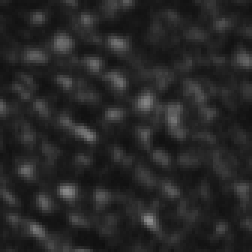
%> input picture Cone Counting Distribution Edition v0p36/etc/MT025aODbaseline1_002_103 ref 60_7.19deg N0.17deg I.tif, 84 x 84 px (shown 3 times larger)
$ octave --eval "result = fit_fourier_spacing_median;"   (GNU Octave 9; MATLAB toolbox functions it lacks are replaced by stand-ins)
%> lines starting %> are read from the running program, lines starting %| are printed output that depends on the picture; in (x1, y1, x2, y2) boxes, pixels count from 0 and x2, y2 are one past the last pixel; in counts of white or black regions, pixels touching at a corner belong together; the program's own positions count from 1
### DFT-Based-Spacing/imcart2pseudopolar.m
function [ pseudoim, maxrho ] = imcart2pseudopolar( im, rhoSampling, thetaSampling , location, method, rhostart )
%FUNCTION [ pseudoim ] = imcart2pseudopolar( im, rhoSampling, thetaSampling )
%   Robert Cooper
%
% This function takes in an image and converts it to pseudopolar, where
% Rho (the radius) is as long as half of the shortest side of the image,
% and Theta is sampled every other degree (by default)
%
% Change rhoUpsampling and thetaSampling to increase/decrease the sampling of the image.
% If you wish to upsample, then lower the *Sampling.
% If you wish to downsample, then raise the *Sampling.

if ~exist('rhostart','var') || isempty(rhostart)
     rhostart =0;
end

if ~exist('rhoSampling','var') || isempty(rhoSampling)
     rhoSampling =1;
end

if ~exist('thetaSampling','var') || isempty(thetaSampling)
     thetaSampling =1;
end

if ~exist('method','var') || isempty(method)
     method ='linear';
end

if ~exist('location','var') || isempty(location)
     location = [floor(size(im,2)/2)+1 floor(size(im,1)/2)+1];
end

im = double(im);
im(isnan(im)) = 0;
%%
[X, Y]= meshgrid( 1:size(im,2), 1:size(im,1) );

rho = rhostart:rhoSampling: floor(min(size(im))/2)-1;
theta_step = thetaSampling*2*pi/360;
theta = 0: theta_step: 2*pi-theta_step;

[R,T] = meshgrid(rho,theta);

[Rx, Ty] = pol2cart(T,R);

Rx = Rx + location(1);
Ty = Ty + location(2);

pseudoim = interp2(X,Y,im,Rx,Ty,method);

pseudoim(isnan(pseudoim)) = 0;
maxrho = max(rho);
% imagesc( pseudoim ); colormap gray; axis image;
end

### DFT-Based-Spacing/fit_fourier_spacing_median.m
function [avg_pixel_spac, interped_spac_med_map, interped_conf_med_map, sum_map, imbox ] = fit_fourier_spacing_median(test_image, roi_size, supersampling, row_or_cell, roi_step)
% FUNCTION [avg_pixel_spac, interped_spac_med_map, interped_conf_med_map, sum_map, imbox ] = fit_fourier_spacing_median(test_image, roi_size, supersampling, row_or_cell, roi_step)
%
%   This function operates similarly to the regular fit_fourier_spacing
%   code, *except* it calculates the spacing map and confidence maps using
%   a median of the surrounding values, instead of the average.
%
% #### Inputs:
%
% - **test_image**: The image that will be analyzed. The only requirement is that it is a 2d, grayscale (1 channel) image.
% - **roi_size**: The side length (in pixels) of a sliding roi window- The roi will march along the image you've provided at a rate of 1/roi_step the size of the ROI, creating a "map" of spacing of the image.
% - **supersampling**: If "true", then each roi will be super-sampled in accordance with: [Bernstein et al.](https://arxiv.org/pdf/1401.2636.pdf) before calculating the DFT-derived spacing.
% - **row_or_cell**: The range of angles from the polar DFT that will be used to calculate the DFT-derived spacing. If "row", then it will be the upper and lower 90 degrees of the DFT. If "cell", it will be the left and right 90 degrees.
% - **roi_step**: The step size of our sliding window. If undefined, it will default to 1/4 of the roi_size.
%
% #### Outputs:
%
% - **avg_pixel_spac**: The average spacing of the image.
% - **interped_spac_med_map**: The spacing map of the input image (in pixel spacing).
% - **interped_conf_med_map**: The confidence map of the input image.
% - **sum_map**: The map corresponding to the amount of ROI overlap across the output map.
% - **imbox**: The bounding region of valid (nonzero, NaN, or Inf) pixels.
%
%
% Copyright (C) 2019 Robert F Cooper
%
%     This program is free software: you can redistribute it and/or modify
%     it under the terms of the GNU General Public License as published by
%     the Free Software Foundation, either version 3 of the License, or
%     (at your option) any later version.
%
%     This program is distributed in the hope that it will be useful,
%     but WITHOUT ANY WARRANTY; without even the implied warranty of
%     MERCHANTABILITY or FITNESS FOR A PARTICULAR PURPOSE.  See the
%     GNU General Public License for more details.
%
%     You should have received a copy of the GNU General Public License
%     along with this program.  If not, see <http://www.gnu.org/licenses/>.
%
%

if ~exist('test_image','var') || isempty(test_image)
    [filename, pathname] = uigetfile('*.tif', 'Pick an image to segment');
%> the answer given: ../Cone Counting Distribution Edition v0p36/etc/MT025aODbaseline1_002_103 ref 60_7.19deg N0.17deg I.tif

    test_image = imread( fullfile(pathname, filename) );
%> test_image is the input picture: size 84x84 uint8; min 15, max 143, mean 38.6

end
% tic;
if size(test_image,3) >1
    test_image = test_image(:,:,1);
end
im_size = size(test_image);
%> im_size = [84 84]

if ~exist('roi_size','var')
    roi_size = im_size;
%> roi_size = [84 84]
end

if ~exist('supersampling','var')
    supersampling = false;
end

if ~exist('row_or_cell','var')
    row_or_cell = 'cell';
end

rstep = 6;
if ~exist('roi_step','var') && ~isa(roi_size, 'function_handle')
    roi_step = floor(roi_size/rstep);
%> roi_step = [14 14]
end
interped_spac_map=[];

imcomps = bwconncomp( imclose(test_image>0,ones(5)) );
imbox = regionprops(imcomps, 'BoundingBox');
%> imbox = 1 region; box (x1, y1, x2, y2): (0, 0, 84, 84)


boxsizes = zeros(size(imbox,1),1);
for i=1:size(imbox,1)
    boxsizes(i)= imbox(i).BoundingBox(3)*imbox(i).BoundingBox(4);
end
%> this loop made 1 pass
[~, maxsizeind]=max(boxsizes);
%> maxsizeind = 1
imbox = floor(imbox(maxsizeind).BoundingBox);
%> imbox = [0 0 84 84]

imbox(imbox<=0) = 1;
width_diff = im_size(2)-(imbox(1)+imbox(3));
%> width_diff = -1
if width_diff  < 0
    imbox(3) = imbox(3)+width_diff;
end
height_diff = im_size(1)-(imbox(2)+imbox(4));
%> height_diff = -1
if height_diff  < 0
    imbox(4) = imbox(4)+height_diff;
end

if any( im_size(1:2) <= roi_size)
    % Our roi size should always be divisible by 2 (for simplicity).
    if rem(max(roi_size),2) ~= 0
        roi_size = max(roi_size)-1;
    end

    % If our image is oblong and smaller than a default roi_size, then pad
    % it to be as large as the largest edge.
    padsize = ceil((max(roi_size)-im_size)/2);
%> padsize = [0 0]
    roi = {padarray(test_image(1:roi_size,1:roi_size),padsize,'both')};
%> roi = 1 item


else
    if ~isa(roi_size, 'function_handle')
    % Our roi size should always be divisible by 2 (for simplicity).
    if rem(roi_size,2) ~= 0
        roi_size = roi_size-1;
    end
        roi = cell(round((size(test_image)-roi_size)/roi_step));
        roibounds = cell(round((size(test_image)-roi_size)/roi_step));
        for i=imbox(2):roi_step:imbox(2)+imbox(4)-roi_size
            for j=imbox(1):roi_step:imbox(1)+imbox(3)-roi_size

                numzeros = sum(sum(test_image(i:i+roi_size-1, j:j+roi_size-1)<=10));

                 if numzeros < (roi_size*roi_size)*0.05
                    roi{round(i/roi_step)+1,round(j/roi_step)+1} = test_image(i:i+roi_size-1, j:j+roi_size-1);
                    roibounds{round(i/roi_step)+1,round(j/roi_step)+1} = [i i+roi_size-1; j j+roi_size-1];
                 else
                     roi{round(i/roi_step)+1,round(j/roi_step)+1} =[];
                 end
            end
        end
    else %If roi_size is a function, that means we'll expect it to vary.
        roi={};

        j=round(imbox(1));
        i=round(imbox(2)); %supersampling takes on the foveal coords if the size is a function handle.
        rsize = roi_size( sqrt(i.^2+j.^2));
        while i<=(imbox(2)+imbox(4))
            while j<=(imbox(1)+imbox(3))
                rsize = round(roi_size( sqrt( (i-supersampling(2)).^2+(j-supersampling(1)).^2))); %Update the estimated size of our roi on every loop.

                numzeros = sum(sum(test_image(i:i+rsize-1, j:j+rsize-1)<=10));

                if numzeros < (rsize*rsize)*0.05
                    roi{round(i/4)+1,round(j/4)+1} = test_image(i:i+rsize-1, j:j+rsize-1);
                else
                    roi{round(i/4)+1,round(j/4)+1} =[];
                end
                j=round(j+(rsize/4));
            end

            j=round(imbox(1)); % reset the column index to 0
            i=round(i+(rsize/4)); %update our row position

            rsize = round(roi_size( sqrt( (i-supersampling(2)).^2+(j-supersampling(1)).^2))); % Recalc the rsize
        end
    end
end

numind = size(roi,1)*size(roi,2);
%> numind = 1


pixel_spac = nan(size(roi));
%> pixel_spac = NaN
confidence = nan(size(roi));
%> confidence = NaN


tic;
parfor r=1:length(pixel_spac(:))
    if ~isempty(roi{r})

        if supersampling% We don't want this run on massive images (RAM sink)

            padsize = roi_size(1)*6; % For reasoning, cite this: https://arxiv.org/pdf/1401.2636.pdf
            padsize = (padsize-roi_size(1))/2 + 1;

            power_spect = fftshift(fft2( padarray(roi{r}, [padsize padsize]) ));
            power_spect = imresize(log10(abs(power_spect).^2),[2048 2048]);
            rhostart = ceil(2048/min(im_size)); % Exclude the DC term from our radial average
        else
            % Make our hanning window for each ROI.
            hann_twodee = hanning(size(roi{r},1))*hanning(size(roi{r},1))';

            power_spect = fftshift(fft2( hann_twodee.*double(roi{r}) ));
            power_spect = log10(abs(power_spect).^2);
            rhostart=1; % Exclude the DC term from our radial average
        end

% [6 lines of commented-out code are left out]

        rhosampling = .5;
        thetasampling = 1;

        [polarroi, power_spect_radius] = imcart2pseudopolar(power_spect, rhosampling, thetasampling, [],'makima' , rhostart);
        polarroi = circshift(polarroi,-90/thetasampling,1);
        %figure(101); imagesc(polarroi); axis image;

        upper_n_lower = [thetasampling:45 136:225 316:360]/thetasampling;
        left_n_right = [46:135 226:315]/thetasampling;
        upper_n_lower_fourierProfile = mean(polarroi(upper_n_lower,:));
        left_n_right_fourierProfile = mean(polarroi(left_n_right,:));
        fullfourierProfile = mean(polarroi);
%         figure(101); plot(upper_n_lower_fourierProfile); axis image;

        if strcmp(row_or_cell,'cell')  && ~all(isinf(left_n_right_fourierProfile)) && ~all(isnan(left_n_right_fourierProfile))


            [pixel_spac(r), ~, confidence(r)] = fourierFit(left_n_right_fourierProfile,[], false);
%             [pixel_spac(r), confidence(r)] = fourierFit_rough(left_n_right_fourierProfile, true)
%             confidence(r)
            pixel_spac(r) = 1/ (pixel_spac(r) / ((power_spect_radius*2)/rhosampling));

        elseif strcmp(row_or_cell,'row') && ~all(isinf(upper_n_lower_fourierProfile)) && ~all(isnan(upper_n_lower_fourierProfile))

            [pixel_spac(r), ~, confidence(r)] = fourierFit(upper_n_lower_fourierProfile,[], false);
            pixel_spac(r) = 1/ (pixel_spac(r) / ((power_spect_radius*2)/rhosampling));

        else
            pixel_spac(r) = NaN;
        end
    end

end
%> this loop made 1 pass
%> pass 1, in fit_fourier_spacing_median, `hann_twodee = hanning(size(roi{r},1))*hanning(size(roi{r},1))';`:
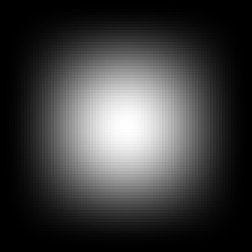
%> hann_twodee: size 84x84 double (shown 3 times larger); min 0, max 0.999, mean 0.244
%> pass 1, in fit_fourier_spacing_median, `power_spect = log10(abs(power_spect).^2);`:
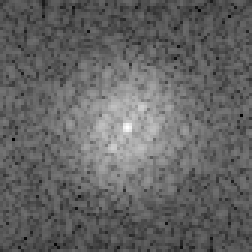
%> power_spect: size 84x84 double (shown 3 times larger); min -0.0485, max 9.71, mean 3.79; drawn with min black and max white
%> the run ends on the next line
toc;

avg_pixel_spac = mean(pixel_spac(~isnan(pixel_spac)) );
std_pixel_spac = std(pixel_spac(~isnan(pixel_spac)));
interped_spac_map = avg_pixel_spac;
interped_conf_map = confidence;


%% If we've sampled over the region, then create the heat map
if length(roi) > 1

    sum_map=zeros(im_size);

    if ~isa(roi_size, 'function_handle')

        roi_coverage=roi_size;
        roi_overlap_rad= (roi_size/roi_step)/2; % How many indexes to the right and down one location overlaps with.
        hann_twodee = hanning(roi_coverage)*hanning(roi_coverage)';

        rowsteps = imbox(2):roi_step:(imbox(2)+imbox(4)-roi_size);
        colsteps = imbox(1):roi_step:(imbox(1)+imbox(3)-roi_size);

        medspac = nan(length(rowsteps), length(colsteps));
        medconf = nan(length(rowsteps), length(colsteps));

        firsti = round(imbox(2)/roi_step);
        firstj = round(imbox(1)/roi_step);

        for i=rowsteps
            for j=colsteps

                if ~isnan( pixel_spac(round(i/roi_step)+1,round(j/roi_step)+1) )

                    % To handle outliers, if this spacing is outside 2sd of
                    % surrounding data we don't include it in our final dataset.
                    sub_i = round(i/roi_step)+1;
                    sub_j = round(j/roi_step)+1;

                    overlap_rng_i = sub_i-roi_overlap_rad:sub_i+roi_overlap_rad;
                    overlap_rng_i = overlap_rng_i(overlap_rng_i>0 & overlap_rng_i < size(pixel_spac,1));

                    overlap_rng_j = sub_j-roi_overlap_rad:sub_j+roi_overlap_rad;
                    overlap_rng_j = overlap_rng_j(overlap_rng_j>0 & overlap_rng_j < size(pixel_spac,2));

                    overlap_spac = pixel_spac(overlap_rng_i, overlap_rng_j);
                    overlap_conf = confidence(overlap_rng_i, overlap_rng_j);

                    medspac(sub_i-firsti,sub_j-firstj) = median(overlap_spac(:),'omitnan');
                    medconf(sub_i-firsti,sub_j-firstj) = median(overlap_conf(:),'omitnan');

                    sum_map(i:i+roi_coverage-1, j:j+roi_coverage-1) = sum_map(i:i+roi_coverage-1, j:j+roi_coverage-1) + 1;
                else

                end
            end
        end

        interped_spac_med_map = imresize(medspac,[ rowsteps(end)-rowsteps(1)+roi_size colsteps(end)-colsteps(1)+roi_size]);
        interped_conf_med_map = imresize(medconf,[ rowsteps(end)-rowsteps(1)+roi_size  colsteps(end)-colsteps(1)+roi_size]);

    else %If roi_size is a function, that means we'll expect it to vary.


        j=round(imbox(1));
        i=round(imbox(2)); %supersampling takes on the foveal coords if the size is a function handle.
        firsti = round(i/roi_step);
        firstj = round(j/roi_step);

        rsize = roi_size( sqrt(i.^2+j.^2));
        while i<=(imbox(2)+imbox(4))
            while j<=(imbox(1)+imbox(3))
                rsize = round(roi_size( sqrt( (i-supersampling(2)).^2+(j-supersampling(1)).^2))); %Update the estimated size of our roi on every loop.
                if ~isnan( pixel_spac(round(i/4)+1,round(j/4)+1) )

                    % To handle outliers, if this spacing is outside 2sd of
                    % surrounding data we don't include it in our final dataset.
                    sub_i = round(i/4)+1;
                    sub_j = round(j/4)+1;

                    overlap_rng_i = sub_i-roi_overlap_rad:sub_i+roi_overlap_rad;
                    overlap_rng_i = overlap_rng_i(overlap_rng_i>0 & overlap_rng_i < size(pixel_spac,1));

                    overlap_rng_j = sub_j-roi_overlap_rad:sub_j+roi_overlap_rad;
                    overlap_rng_j = overlap_rng_j(overlap_rng_j>0 & overlap_rng_j < size(pixel_spac,2));

                    overlap_spac = pixel_spac(overlap_rng_i, overlap_rng_j);
                    overlap_conf = confidence(overlap_rng_i, overlap_rng_j);

                    medspac(sub_i-firsti,sub_j-firstj) = median(overlap_spac(:),'omitnan');
                    medconf(sub_i-firsti,sub_j-firstj) = median(overlap_conf(:),'omitnan');

                    sum_map(i:i+roi_coverage-1, j:j+roi_coverage-1) = sum_map(i:i+roi_coverage-1, j:j+roi_coverage-1) + 1;

                end
                j=round(j+(rsize/4));
            end
            j=round(imbox(1)); % reset the column index to 0
            i=round(i+(rsize/4)); %update our row position
            rsize = round(roi_size( sqrt( (i-supersampling(2)).^2+(j-supersampling(1)).^2))); % Recalc the rsize
        end
    end


    % [10 lines of commented-out code are left out]

    sum_map = sum_map( imbox(2):(imbox(2)+imbox(4)-1), imbox(1):(imbox(1)+imbox(3)-1) );
    interped_spac_med_map = padarray(interped_spac_med_map, size(sum_map)-size(interped_spac_med_map), NaN, 'post');
    interped_conf_med_map = padarray(interped_conf_med_map, size(sum_map)-size(interped_conf_med_map), NaN, 'post');

    if strcmp(row_or_cell,'cell')
       figure(10);clf; imagesc(interped_spac_med_map); axis image;
    elseif strcmp(row_or_cell,'row')
        figure(1);clf; imagesc((2/sqrt(3)).*interped_spac_med_map); axis image;
    end


% [14 lines of commented-out code are left out]


    figure(2);clf; imagesc(interped_conf_med_map); colormap hot;
%     alpha(errmap,afullmap); axis image;


%     save( ['Fouriest_Result.mat'], '-v7.3' );
end


% pause;

end
